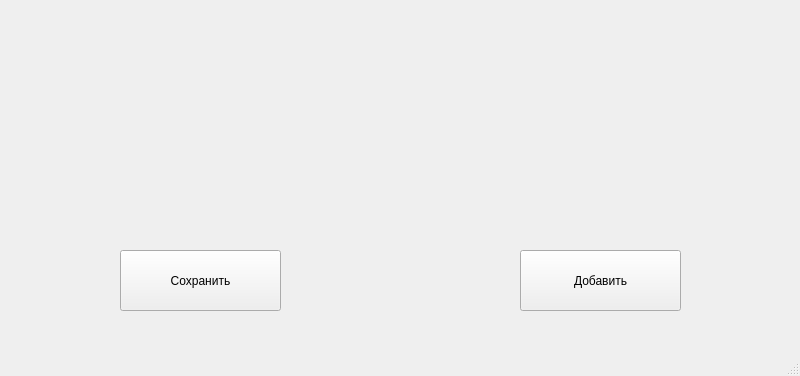
<?xml version="1.0" encoding="UTF-8"?>
<ui version="4.0">
 <class>MainWindow</class>
 <widget class="QMainWindow" name="MainWindow">
  <property name="geometry">
   <rect>
    <x>0</x>
    <y>0</y>
    <width>800</width>
    <height>376</height>
   </rect>
  </property>
  <property name="windowTitle">
   <string>MainWindow</string>
  </property>
  <widget class="QWidget" name="centralwidget">
   <widget class="QPushButton" name="pushButton">
    <property name="geometry">
     <rect>
      <x>120</x>
      <y>250</y>
      <width>161</width>
      <height>61</height>
     </rect>
    </property>
    <property name="text">
     <string>Сохранить</string>
    </property>
   </widget>
   <widget class="QPushButton" name="pushButton_2">
    <property name="geometry">
     <rect>
      <x>520</x>
      <y>250</y>
      <width>161</width>
      <height>61</height>
     </rect>
    </property>
    <property name="text">
     <string>Добавить</string>
    </property>
   </widget>
  </widget>
  <widget class="QMenuBar" name="menubar">
   <property name="geometry">
    <rect>
     <x>0</x>
     <y>0</y>
     <width>800</width>
     <height>21</height>
    </rect>
   </property>
  </widget>
  <widget class="QStatusBar" name="statusbar"/>
 </widget>
 <resources/>
 <connections/>
</ui>
